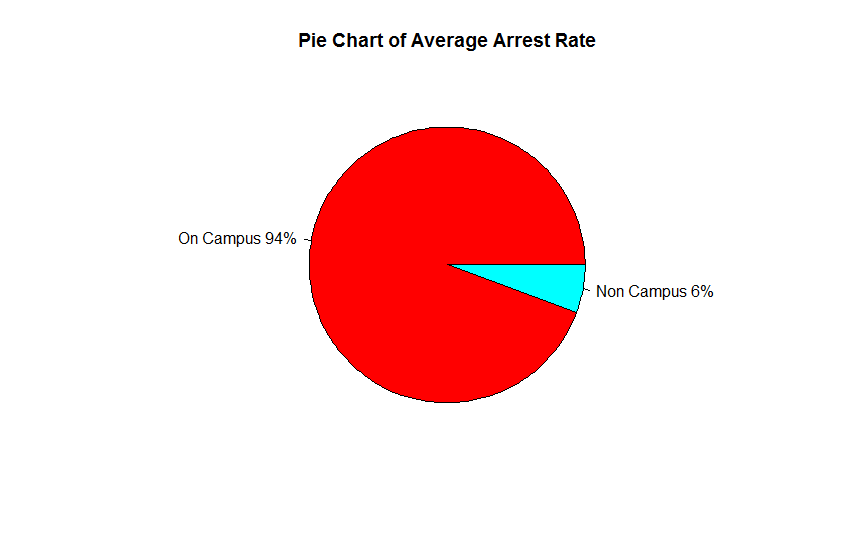

The script that drew this image:
if("RMySQL" %in% rownames(installed.packages()) == FALSE) 
{install.packages("RMySQL")}

library(RMySQL)

if("ggplot2" %in% rownames(installed.packages()) == FALSE) 
{install.packages("ggplot2")}

#library(ggplot2)

con <- dbConnect(MySQL(),
                 user = 'rohitsaurabh',
                 password = 'rohit1991',
                 host = '50.62.209.88',
                 dbname='rkhadse')

tmp <- sprintf("
SELECT 
    'On Campus' as Category,
               CASE
               WHEN SUM(Total) = 0 THEN 0
               ELSE SUM(WEAPON10 + DRUG10 + LIQUOR10 + WEAPON11 + DRUG11 + LIQUOR11 + WEAPON12 + DRUG12 + LIQUOR12) * 100000 / SUM(Total)
               END AS ArrestRate
               FROM
               rkhadse.OnCampusArrest
               union ALL 
               SELECT 
               'Non Campus' as Category,
               CASE
               WHEN SUM(Total) = 0 THEN 0
               ELSE SUM(WEAPON10 + DRUG10 + LIQUOR10 + WEAPON11 + DRUG11 + LIQUOR11 + WEAPON12 + DRUG12 + LIQUOR12) * 100000 / SUM(Total)
               END AS ArrestRate
               FROM
               rkhadse.NonCampusArrest")

sqlquery<-dbEscapeStrings(con, tmp)

result <- dbGetQuery(con, tmp)
dbDisconnect(con)
head(result)

# Pie Chart with Percentages
slices <- result$ArrestRate
lbls <- result$Category
pct <- round(slices/sum(slices)*100)
lbls <- paste(lbls, pct) # add percents to labels 
lbls <- paste(lbls,"%",sep="") # ad % to labels 
pie(slices,labels = lbls, col=rainbow(length(lbls)),
    main="Pie Chart of Average Arrest Rate")
